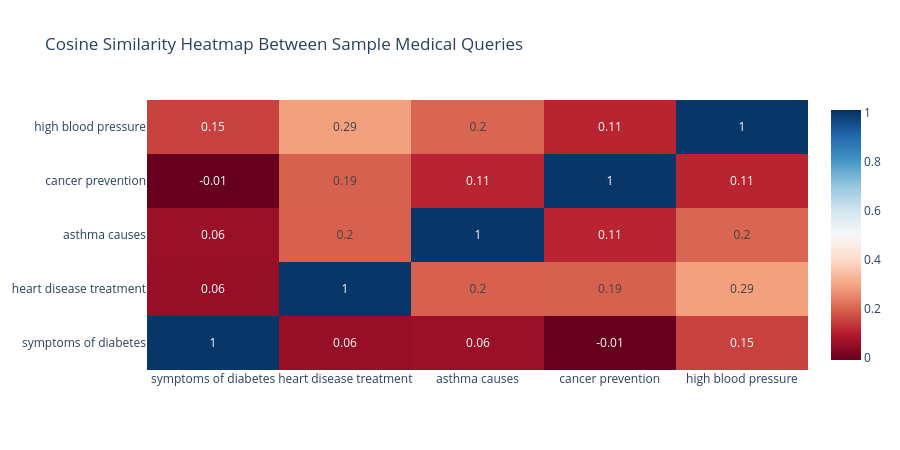

Notebook code for this chart:
### Code cell
# -- Plot 5: Cosine Similarity Heatmap
from sklearn.metrics.pairwise import cosine_similarity

test_queries_viz = [
    'symptoms of diabetes',
    'heart disease treatment',
    'asthma causes',
    'cancer prevention',
    'high blood pressure'
]
qembs = np.array(embeddings.embed_documents(test_queries_viz))
sim_mat = cosine_similarity(qembs)

fig5 = go.Figure(data=go.Heatmap(
    z=sim_mat, x=test_queries_viz, y=test_queries_viz,
    colorscale='RdBu', zmid=0.5,
    text=np.round(sim_mat, 2), texttemplate='%{text}'
))
fig5.update_layout(
    title='Cosine Similarity Heatmap Between Sample Medical Queries',
    template='plotly_white', height=450
)
fig5.show()
print('Plot 5: Cosine similarity heatmap')

### Figure 1 — Plotly figure (JSON) as saved in the notebook; plotly's stock layout.template omitted (floating-point values rounded to 4 significant figures)
{"data": [{"colorscale": [[0, "rgb(103,0,31)"], [0.1, "rgb(178,24,43)"], [0.2, "rgb(214,96,77)"], [0.3, "rgb(244,165,130)"], [0.4, "rgb(253,219,199)"], [0.5, "rgb(247,247,247)"], [0.6, "rgb(209,229,240)"], [0.7, "rgb(146,197,222)"], [0.8, "rgb(67,147,195)"], [0.9, "rgb(33,102,172)"], [1, "rgb(5,48,97)"]], "text": [[1.0, 0.06, 0.06, -0.01, 0.15], [0.06, 1.0, 0.2, 0.19, 0.29], [0.06, 0.2, 1.0, 0.11, 0.2], [-0.01, 0.19, 0.11, 1.0, 0.11], [0.15, 0.29, 0.2, 0.11, 1.0]], "texttemplate": "%{text}", "type": "heatmap", "x": ["symptoms of diabetes", "heart disease treatment", "asthma causes", "cancer prevention", "high blood pressure"], "y": ["symptoms of diabetes", "heart disease treatment", "asthma causes", "cancer prevention", "high blood pressure"], "z": [[1.0, 0.05516, 0.05752, -0.01051, 0.1503], [0.05516, 1.0, 0.1954, 0.1949, 0.2887], [0.05752, 0.1954, 1.0, 0.1083, 0.2031], [-0.01051, 0.1949, 0.1083, 1.0, 0.1079], [0.1503, 0.2887, 0.2031, 0.1079, 1.0]], "zmid": 0.5}], "layout": {"height": 450, "title": {"text": "Cosine Similarity Heatmap Between Sample Medical Queries"}}}
